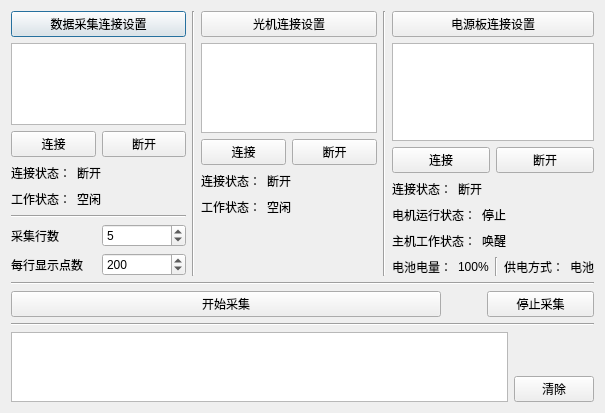
<?xml version="1.0" encoding="UTF-8"?>
<ui version="4.0">
 <class>MainDialog</class>
 <widget class="QDialog" name="MainDialog">
  <property name="geometry">
   <rect>
    <x>0</x>
    <y>0</y>
    <width>605</width>
    <height>413</height>
   </rect>
  </property>
  <property name="windowTitle">
   <string>MainDialog</string>
  </property>
  <layout class="QVBoxLayout" name="verticalLayout_7">
   <item>
    <layout class="QHBoxLayout" name="horizontalLayout_2">
     <item>
      <layout class="QVBoxLayout" name="verticalLayout_5">
       <item>
        <layout class="QVBoxLayout" name="verticalLayout_4" stretch="1,4,0,0,0">
         <item>
          <widget class="QPushButton" name="dataCollConnSetPbt">
           <property name="text">
            <string>数据采集连接设置</string>
           </property>
          </widget>
         </item>
         <item>
          <widget class="QTextEdit" name="dataCollConnSetDispEdit"/>
         </item>
         <item>
          <layout class="QHBoxLayout" name="horizontalLayout_21">
           <item>
            <widget class="QPushButton" name="dataCollConnPbt">
             <property name="text">
              <string>连接</string>
             </property>
            </widget>
           </item>
           <item>
            <widget class="QPushButton" name="dataCollDisconnPbt">
             <property name="text">
              <string>断开</string>
             </property>
            </widget>
           </item>
          </layout>
         </item>
         <item>
          <layout class="QHBoxLayout" name="horizontalLayout_22">
           <item>
            <widget class="QLabel" name="dataCollConnStLbl">
             <property name="text">
              <string>连接状态：</string>
             </property>
            </widget>
           </item>
           <item>
            <widget class="QLabel" name="dataCollConnStDispLbl">
             <property name="frameShadow">
              <enum>QFrame::Sunken</enum>
             </property>
             <property name="text">
              <string>断开</string>
             </property>
            </widget>
           </item>
           <item>
            <spacer name="horizontalSpacer_7">
             <property name="orientation">
              <enum>Qt::Horizontal</enum>
             </property>
             <property name="sizeHint" stdset="0">
              <size>
               <width>40</width>
               <height>20</height>
              </size>
             </property>
            </spacer>
           </item>
          </layout>
         </item>
         <item>
          <layout class="QHBoxLayout" name="horizontalLayout_23">
           <item>
            <widget class="QLabel" name="dataCollWorkStLbl">
             <property name="text">
              <string>工作状态：</string>
             </property>
            </widget>
           </item>
           <item>
            <widget class="QLabel" name="dataCollWorkStDispLbl">
             <property name="frameShadow">
              <enum>QFrame::Sunken</enum>
             </property>
             <property name="text">
              <string>空闲</string>
             </property>
            </widget>
           </item>
           <item>
            <spacer name="horizontalSpacer_8">
             <property name="orientation">
              <enum>Qt::Horizontal</enum>
             </property>
             <property name="sizeHint" stdset="0">
              <size>
               <width>40</width>
               <height>20</height>
              </size>
             </property>
            </spacer>
           </item>
          </layout>
         </item>
        </layout>
       </item>
       <item>
        <widget class="Line" name="line_6">
         <property name="orientation">
          <enum>Qt::Horizontal</enum>
         </property>
        </widget>
       </item>
       <item>
        <layout class="QHBoxLayout" name="horizontalLayout">
         <item>
          <widget class="QLabel" name="dataCollRowCntLbl">
           <property name="text">
            <string>采集行数</string>
           </property>
          </widget>
         </item>
         <item>
          <widget class="QSpinBox" name="dataCollRowCntSpinbox">
           <property name="maximum">
            <number>16777215</number>
           </property>
           <property name="value">
            <number>5</number>
           </property>
          </widget>
         </item>
        </layout>
       </item>
       <item>
        <layout class="QHBoxLayout" name="horizontalLayout_3">
         <item>
          <widget class="QLabel" name="dataCollDispRowPtCntLbl">
           <property name="text">
            <string>每行显示点数</string>
           </property>
          </widget>
         </item>
         <item>
          <widget class="QSpinBox" name="dataCollDispRowPtCntSpinbox">
           <property name="maximum">
            <number>16777215</number>
           </property>
           <property name="value">
            <number>200</number>
           </property>
          </widget>
         </item>
        </layout>
       </item>
      </layout>
     </item>
     <item>
      <widget class="Line" name="line_3">
       <property name="orientation">
        <enum>Qt::Vertical</enum>
       </property>
      </widget>
     </item>
     <item>
      <layout class="QVBoxLayout" name="verticalLayout_6">
       <item>
        <layout class="QVBoxLayout" name="verticalLayout_2" stretch="1,4,0,0,0">
         <item>
          <widget class="QPushButton" name="hvConnSetPbt">
           <property name="text">
            <string>光机连接设置</string>
           </property>
          </widget>
         </item>
         <item>
          <widget class="QTextEdit" name="hvConnSetDispEdit"/>
         </item>
         <item>
          <layout class="QHBoxLayout" name="horizontalLayout_15">
           <item>
            <widget class="QPushButton" name="hvConnPbt">
             <property name="text">
              <string>连接</string>
             </property>
            </widget>
           </item>
           <item>
            <widget class="QPushButton" name="hvDisconnPbt">
             <property name="text">
              <string>断开</string>
             </property>
            </widget>
           </item>
          </layout>
         </item>
         <item>
          <layout class="QHBoxLayout" name="horizontalLayout_13">
           <item>
            <widget class="QLabel" name="hvConnStLbl">
             <property name="text">
              <string>连接状态：</string>
             </property>
            </widget>
           </item>
           <item>
            <widget class="QLabel" name="hvConnStDispLbl">
             <property name="frameShadow">
              <enum>QFrame::Sunken</enum>
             </property>
             <property name="text">
              <string>断开</string>
             </property>
            </widget>
           </item>
           <item>
            <spacer name="horizontalSpacer">
             <property name="orientation">
              <enum>Qt::Horizontal</enum>
             </property>
             <property name="sizeHint" stdset="0">
              <size>
               <width>40</width>
               <height>20</height>
              </size>
             </property>
            </spacer>
           </item>
          </layout>
         </item>
         <item>
          <layout class="QHBoxLayout" name="horizontalLayout_14">
           <item>
            <widget class="QLabel" name="hvWorkStLbl">
             <property name="text">
              <string>工作状态：</string>
             </property>
            </widget>
           </item>
           <item>
            <widget class="QLabel" name="hvWorkStDispLbl">
             <property name="frameShadow">
              <enum>QFrame::Sunken</enum>
             </property>
             <property name="text">
              <string>空闲</string>
             </property>
            </widget>
           </item>
           <item>
            <spacer name="horizontalSpacer_2">
             <property name="orientation">
              <enum>Qt::Horizontal</enum>
             </property>
             <property name="sizeHint" stdset="0">
              <size>
               <width>40</width>
               <height>20</height>
              </size>
             </property>
            </spacer>
           </item>
          </layout>
         </item>
        </layout>
       </item>
       <item>
        <spacer name="verticalSpacer_2">
         <property name="orientation">
          <enum>Qt::Vertical</enum>
         </property>
         <property name="sizeHint" stdset="0">
          <size>
           <width>20</width>
           <height>160</height>
          </size>
         </property>
        </spacer>
       </item>
      </layout>
     </item>
     <item>
      <widget class="Line" name="line_4">
       <property name="orientation">
        <enum>Qt::Vertical</enum>
       </property>
      </widget>
     </item>
     <item>
      <layout class="QVBoxLayout" name="verticalLayout_3" stretch="1,5,1,1,1,1,1">
       <item>
        <widget class="QPushButton" name="pbConnSetPbt">
         <property name="text">
          <string>电源板连接设置</string>
         </property>
        </widget>
       </item>
       <item>
        <widget class="QTextEdit" name="pbConnSetDispEdit"/>
       </item>
       <item>
        <layout class="QHBoxLayout" name="horizontalLayout_16">
         <item>
          <widget class="QPushButton" name="pbConnPbt">
           <property name="text">
            <string>连接</string>
           </property>
          </widget>
         </item>
         <item>
          <widget class="QPushButton" name="pbDisconnPbt">
           <property name="text">
            <string>断开</string>
           </property>
          </widget>
         </item>
        </layout>
       </item>
       <item>
        <layout class="QHBoxLayout" name="horizontalLayout_24">
         <item>
          <widget class="QLabel" name="pbConnStLbl">
           <property name="text">
            <string>连接状态：</string>
           </property>
          </widget>
         </item>
         <item>
          <widget class="QLabel" name="pbConnStDispLbl">
           <property name="frameShadow">
            <enum>QFrame::Sunken</enum>
           </property>
           <property name="text">
            <string>断开</string>
           </property>
          </widget>
         </item>
         <item>
          <spacer name="horizontalSpacer_3">
           <property name="orientation">
            <enum>Qt::Horizontal</enum>
           </property>
           <property name="sizeHint" stdset="0">
            <size>
             <width>40</width>
             <height>20</height>
            </size>
           </property>
          </spacer>
         </item>
        </layout>
       </item>
       <item>
        <layout class="QHBoxLayout" name="horizontalLayout_17">
         <item>
          <widget class="QLabel" name="motorRunStLbl">
           <property name="text">
            <string>电机运行状态：</string>
           </property>
          </widget>
         </item>
         <item>
          <widget class="QLabel" name="motorRunStDispLbl">
           <property name="frameShadow">
            <enum>QFrame::Sunken</enum>
           </property>
           <property name="text">
            <string>停止</string>
           </property>
          </widget>
         </item>
         <item>
          <spacer name="horizontalSpacer_4">
           <property name="orientation">
            <enum>Qt::Horizontal</enum>
           </property>
           <property name="sizeHint" stdset="0">
            <size>
             <width>40</width>
             <height>20</height>
            </size>
           </property>
          </spacer>
         </item>
        </layout>
       </item>
       <item>
        <layout class="QHBoxLayout" name="horizontalLayout_20">
         <item>
          <widget class="QLabel" name="hostWorkStLbl">
           <property name="text">
            <string>主机工作状态：</string>
           </property>
          </widget>
         </item>
         <item>
          <widget class="QLabel" name="hostWorkStDispLbl">
           <property name="frameShadow">
            <enum>QFrame::Sunken</enum>
           </property>
           <property name="text">
            <string>唤醒</string>
           </property>
          </widget>
         </item>
         <item>
          <spacer name="horizontalSpacer_5">
           <property name="orientation">
            <enum>Qt::Horizontal</enum>
           </property>
           <property name="sizeHint" stdset="0">
            <size>
             <width>40</width>
             <height>20</height>
            </size>
           </property>
          </spacer>
         </item>
        </layout>
       </item>
       <item>
        <layout class="QHBoxLayout" name="horizontalLayout_4">
         <item>
          <layout class="QHBoxLayout" name="horizontalLayout_18">
           <item>
            <widget class="QLabel" name="batLvlLbl">
             <property name="text">
              <string>电池电量：</string>
             </property>
            </widget>
           </item>
           <item>
            <widget class="QLabel" name="batLvlDispLbl">
             <property name="frameShadow">
              <enum>QFrame::Sunken</enum>
             </property>
             <property name="text">
              <string>100%</string>
             </property>
            </widget>
           </item>
          </layout>
         </item>
         <item>
          <widget class="Line" name="line_5">
           <property name="orientation">
            <enum>Qt::Vertical</enum>
           </property>
          </widget>
         </item>
         <item>
          <layout class="QHBoxLayout" name="horizontalLayout_19">
           <item>
            <widget class="QLabel" name="pwrSupLbl">
             <property name="text">
              <string>供电方式：</string>
             </property>
            </widget>
           </item>
           <item>
            <widget class="QLabel" name="pwrSupDispLbl">
             <property name="frameShadow">
              <enum>QFrame::Sunken</enum>
             </property>
             <property name="text">
              <string>电池</string>
             </property>
            </widget>
           </item>
          </layout>
         </item>
        </layout>
       </item>
      </layout>
     </item>
    </layout>
   </item>
   <item>
    <widget class="Line" name="line">
     <property name="orientation">
      <enum>Qt::Horizontal</enum>
     </property>
    </widget>
   </item>
   <item>
    <layout class="QHBoxLayout" name="horizontalLayout_5" stretch="4,0,1">
     <item>
      <widget class="QPushButton" name="startCollPbt">
       <property name="text">
        <string>开始采集</string>
       </property>
      </widget>
     </item>
     <item>
      <spacer name="horizontalSpacer_6">
       <property name="orientation">
        <enum>Qt::Horizontal</enum>
       </property>
       <property name="sizeHint" stdset="0">
        <size>
         <width>40</width>
         <height>20</height>
        </size>
       </property>
      </spacer>
     </item>
     <item>
      <widget class="QPushButton" name="stopCollPbt">
       <property name="text">
        <string>停止采集</string>
       </property>
      </widget>
     </item>
    </layout>
   </item>
   <item>
    <widget class="Line" name="line_2">
     <property name="orientation">
      <enum>Qt::Horizontal</enum>
     </property>
    </widget>
   </item>
   <item>
    <layout class="QHBoxLayout" name="horizontalLayout_6">
     <item>
      <widget class="QTextEdit" name="logEdit"/>
     </item>
     <item>
      <layout class="QVBoxLayout" name="verticalLayout">
       <item>
        <spacer name="verticalSpacer">
         <property name="orientation">
          <enum>Qt::Vertical</enum>
         </property>
         <property name="sizeHint" stdset="0">
          <size>
           <width>20</width>
           <height>40</height>
          </size>
         </property>
        </spacer>
       </item>
       <item>
        <widget class="QPushButton" name="clrLogPbt">
         <property name="text">
          <string>清除</string>
         </property>
        </widget>
       </item>
      </layout>
     </item>
    </layout>
   </item>
  </layout>
 </widget>
 <resources/>
 <connections/>
</ui>
